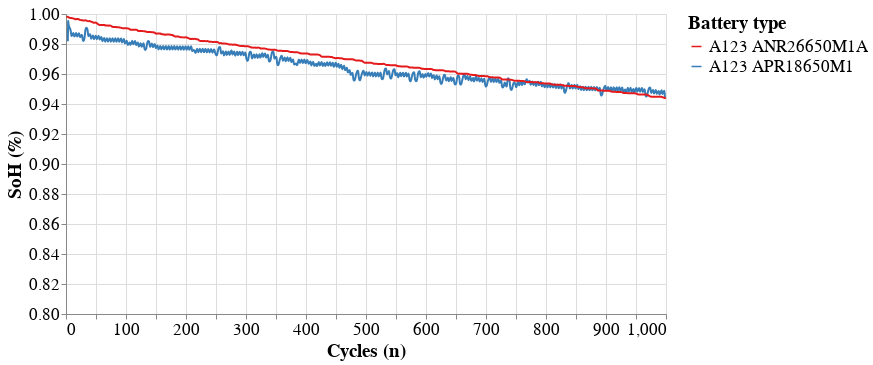

Here is the notebook cell this chart was saved with:
### Code cell
alt.Chart(pd.concat([apr18650_df, anr26650_df])).encode(
    x=alt.X('x:Q', title='Cycles (n)'),
    y=alt.Y('y:Q', scale=alt.Scale(domain=[0.8, 1], zero=False), title='SoH (%)'),
    color=alt.Color('battery:N',
                    scale=alt.Scale(
                        domain=['A123 ANR26650M1A', 'A123 APR18650M1'], scheme='set1'),
                    legend=alt.Legend(title='Battery type'),
                    )

).mark_line(interpolate='bundle').transform_filter(alt.datum.x < 1000).configure_axis(
    labelFont='CMU Serif',
    titleFont='CMU Serif',
    labelFontSize=17,
    titleFontSize=19,
).configure_legend(
    labelFont='CMU Serif',
    titleFont='CMU Serif',
    labelFontSize=17,
    titleFontSize=19,
).configure_view(
    width=600
)

### Figure 1 — Vega-Lite specification as saved in the notebook (floating-point values rounded to 4 significant figures; data arrays with more than 128 entries replaced by an {"elided": "..."} marker saying what was removed)
{"usermeta": {"embedOptions": {"theme": "vox"}}, "config": {"view": {"continuousWidth": 400, "continuousHeight": 300, "width": 600}, "axis": {"labelFont": "CMU Serif", "labelFontSize": 17, "titleFont": "CMU Serif", "titleFontSize": 19}, "legend": {"labelFont": "CMU Serif", "labelFontSize": 17, "titleFont": "CMU Serif", "titleFontSize": 19}}, "data": {"name": "data-178941e9508f2e2d9c3be71abbf4ca72"}, "mark": {"type": "line", "interpolate": "bundle"}, "encoding": {"color": {"type": "nominal", "field": "battery", "legend": {"title": "Battery type"}, "scale": {"domain": ["A123 ANR26650M1A", "A123 APR18650M1"], "scheme": "set1"}}, "x": {"type": "quantitative", "field": "x", "title": "Cycles (n)"}, "y": {"type": "quantitative", "field": "y", "scale": {"domain": [0.8, 1], "zero": false}, "title": "SoH (%)"}}, "transform": [{"filter": "(datum.x < 1000)"}], "$schema": "https://vega.github.io/schema/vega-lite/v4.8.1.json", "datasets": {"data-178941e9508f2e2d9c3be71abbf4ca72": {"elided": "1175 records"}}}
